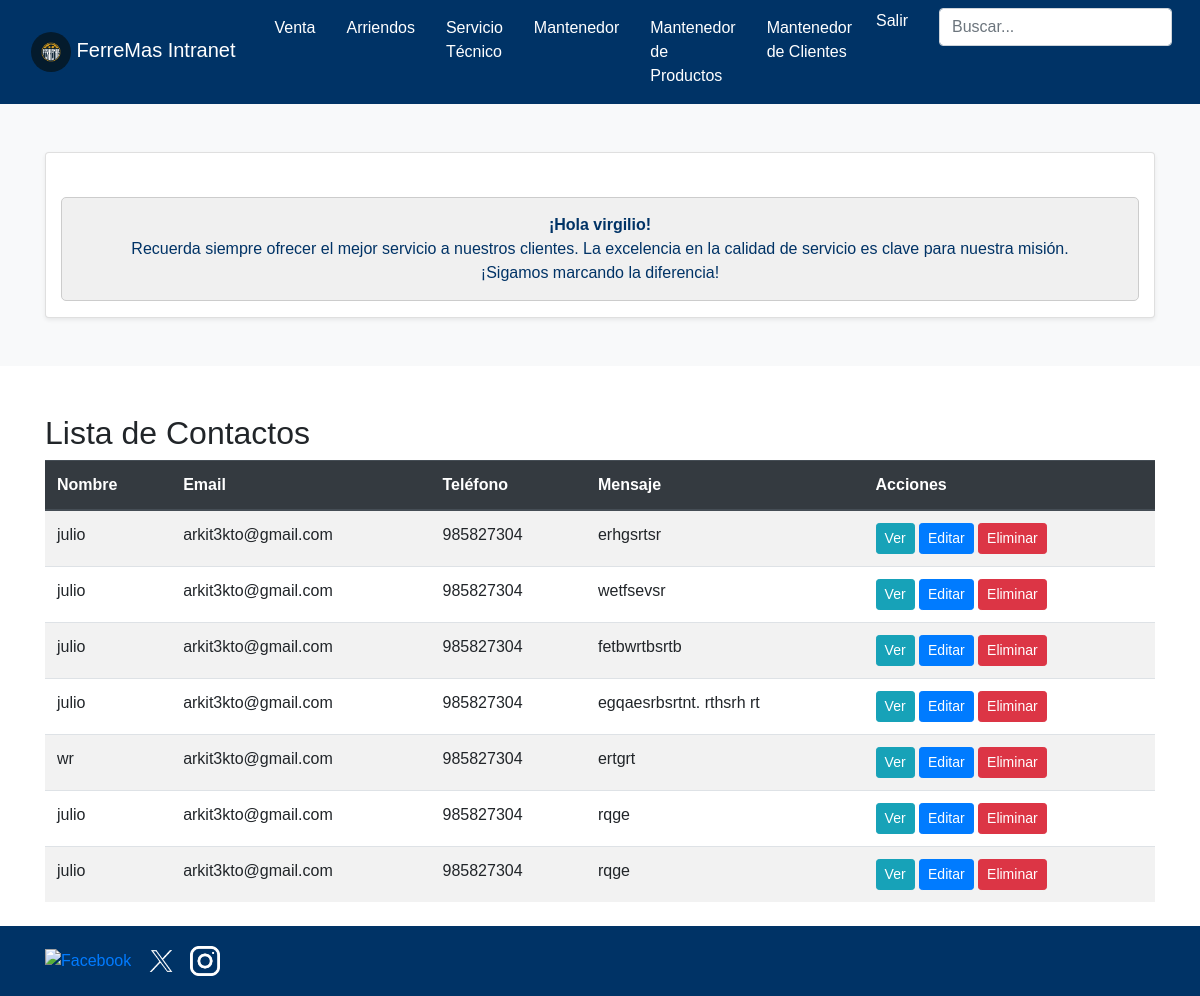
/contacto_listar/ (signed in), run on the app's committed database.
### core/models.py (models this page shows, shortened)
class Contacto(models.Model):
    nombre = models.CharField(max_length=100)
    email = models.EmailField()
    telefono = models.CharField(max_length=15)
    mensaje = models.TextField()
    fecha_contacto = models.DateTimeField(auto_now_add=True)

### core/views.py (the view)
# urls.py: path('contacto_listar/', contacto_listar, name='contacto_listar'),
@staff_required
def contacto_listar(request):
    contactos = Contacto.objects.all()
    return render(request, 'core/contacto_listar.html', {'contactos': contactos})

### core/context_processors.py (called while the page is built)
def carrito_contador(request):
    return {'cantidad_productos': contar_items(request)}

### core/views.py (called while the page is built)
def contar_items(request):
    if request.user.is_authenticated:
        cantidad_productos = CarritoItem.objects.filter(usuario=request.user).aggregate(Sum('cantidad'))['cantidad__sum'] or 0
    else:
        cantidad_productos = 0
    return cantidad_productos

### core/templates/core/contacto_listar.html (shortened to what this page needs)
{% extends "core/base_intranet.html" %}
{% block content %}
<div class="container mt-5">
    <h2>Lista de Contactos</h2>
    <table class="table table-striped">
        <thead class="thead-dark">
            <tr>
                <th>Nombre</th>
                <th>Email</th>
                <th>Teléfono</th>
                <th>Mensaje</th>
                <th>Acciones</th>
            </tr>
        </thead>
        <tbody>
            {% for contacto in contactos %}
            <tr>
                <td>{{ contacto.nombre }}</td>
                <td>{{ contacto.email }}</td>
                <td>{{ contacto.telefono }}</td>
                <td>{{ contacto.mensaje }}</td>
                <td>
                    <a href="{% url 'contacto_detalle' contacto.id %}" class="btn btn-info btn-sm">Ver</a>
                    <a href="{% url 'contacto_editar' contacto.id %}" class="btn btn-primary btn-sm">Editar</a>
                    <a href="{% url 'contacto_eliminar' contacto.id %}" class="btn btn-danger btn-sm">Eliminar</a>
                </td>
            </tr>
            {% endfor %}
        </tbody>
    </table>
</div>
{% endblock %}

### core/templates/core/base_intranet.html (shortened to what this page needs)
{% load static %}
<!DOCTYPE html>
<html lang="es">
<head>
    <link href="https://stackpath.bootstrapcdn.com/bootstrap/4.5.2/css/bootstrap.min.css" rel="stylesheet">
</head>
<body>
    <header>
        <nav class="navbar navbar-expand-lg navbar-dark">
            <div class="container-fluid navbar-center">
                <a class="navbar-brand" href="{% url 'inicio_intra' %}">
                    <img src="{% static 'img/logoferremas.jpg' %}" alt="Logo" class="brand-image img-circle elevation-3" style="width: 40px; height: 40px; object-fit: cover; border-radius: 50%;">
                    <span class="logo-text">FerreMas Intranet</span>
                </a>
                <div class="collapse navbar-collapse" id="navbarNav">
                    <ul class="navbar-nav ml-auto">
                        <li class="nav-item">
                            <a class="nav-link" href="{% url 'ventas_listar' %}">Venta</a>
                        </li>
                        <li class="nav-item">
                            <a class="nav-link" href="{% url 'mantenedor_arriendos' %}">Arriendos</a>
                        </li>
                        <li class="nav-item">
                            <a class="nav-link" href="{% url 'listar_servicios' %}">Servicio Técnico</a>
                        </li>
                        <li class="nav-item">
                            <a class="nav-link" href="{% url 'mantenedor_bicicletas' %}">Mantenedor</a>
                        </li>
                        <li class="nav-item">
                            <a class="nav-link" href="{% url 'mantenedor_productos' %}">Mantenedor de Productos</a>
                        </li>
                        <li class="nav-item">
                            <a class="nav-link" href="{% url 'mantenedor_clientes' %}">Mantenedor de Clientes</a>
                        </li>
                        <li class="nav-item d-flex justify-content-center">
                            <form id="logout-form" method="POST" action="{% url 'logout' %}" style="display: inline;">
                                <a href="#" class="nav-link btn btn-link" style="padding: 0; color: white; text-decoration: none;" onclick="document.getElementById('logout-form').submit();">
                                    Salir
                                </a>
                            </form>
                        </li>
                        <li class="nav-item">
                            <form class="form-inline my-2 my-lg-0">
                                <input class="form-control mr-sm-2" type="search" placeholder="Buscar..." aria-label="Buscar">
                            </form>
                        </li>
                    </ul>
                </div>
            </div>
        </nav>
    </header>
    {% if user.is_authenticated %}
    <div class="container-fluid bg-light py-5">
        <div class="container text-center">
            <div class="row justify-content-center">
                <div class="col-lg-12">
                    <div class="card shadow-sm">
                        <main class="container mt-4">
                            <div class="alert alert-info" role="alert">
                                <strong>¡Hola {{user.username}}!</strong> </br>Recuerda siempre ofrecer el mejor servicio a nuestros clientes. La excelencia en la calidad de servicio es clave para nuestra misión. </br>¡Sigamos marcando la diferencia!
                            </div>
                        </main>
                    </div>
                </div>
            </div>
        </div>
    </div>
    {% endif %}
    {% block content %}
    {% endblock %}
    <footer class="footer-content mt-4">
        <div class="container">
            <div class="row">
                <div class="col-md-6">
                    <div class="social-media">
                        <a href="#"><img src="{% static 'img/facebook.png' %}" alt="Facebook"></a>
                        <a href="#"><img src="{% static 'img/x.webp' %}" alt="Twitter"></a>
                        <a href="#"><img src="{% static 'img/instagram.png' %}" alt="Instagram"></a>
                    </div>
                </div>
            </div>
        </div>
    </footer>
</body>
</html>

### core/templates/core/base_intranet.html (style rules this page uses)
body { font-family: Arial, sans-serif; }
.navbar { background-color: #003366; }
.navbar-brand img { height: 50px; width: auto; }
.nav-link { color: white !important; transition: color 0.3s; }
.form-inline .form-control { border-radius: 0.25rem; }
.footer-content { background-color: #003366; color: white; padding: 20px; }
.social-media img { width: 30px; margin-right: 10px; }
.navbar-center { display: flex; justify-content: center; width: 100%; }
.navbar-center .navbar-nav { margin: auto; }
.alert { background-color: #f0f0f0; border-color: #ccc; color: #003366; text-align: center; padding: 15px; border-radius: 5px; margin-top: 20px; }
.alert strong { color: #003366; }
.navbar-nav { flex-direction: row; }
.navbar-nav .nav-item { margin-left: 15px; }
.navbar-nav .form-inline { margin-left: 15px; }

### core/templates/core/contacto_listar.html (style rules this page uses)
body { font-family: Arial, sans-serif; }

### data on the page
Contacto: nombre "julio", email "arkit3kto@gmail.com", telefono "985827304", mensaje "erhgsrtsr"
Contacto: nombre "julio", email "arkit3kto@gmail.com", telefono "985827304", mensaje "wetfsevsr"
Contacto: nombre "julio", email "arkit3kto@gmail.com", telefono "985827304", mensaje "fetbwrtbsrtb"
Contacto: nombre "julio", email "arkit3kto@gmail.com", telefono "985827304", mensaje "egqaesrbsrtnt. rthsrh rt"
Contacto: nombre "wr", email "arkit3kto@gmail.com", telefono "985827304", mensaje "ertgrt"
Contacto: nombre "julio", email "arkit3kto@gmail.com", telefono "985827304", mensaje "rqge"
Contacto: nombre "julio", email "arkit3kto@gmail.com", telefono "985827304", mensaje "rqge"

### other printed values
{{ user.username }} "virgilio"
